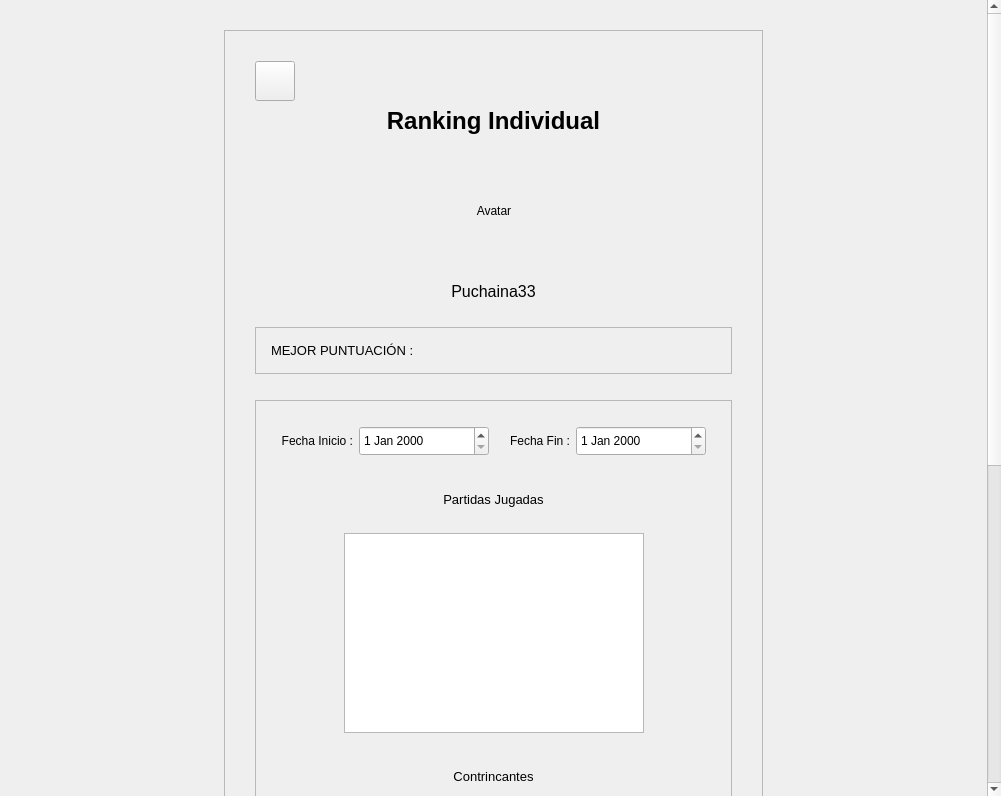
<?xml version="1.0" encoding="UTF-8"?>
<ui version="4.0">
 <class>IndividualRankingWindow</class>
 <widget class="QWidget" name="IndividualRankingWindow">
  <property name="geometry">
   <rect>
    <x>0</x>
    <y>0</y>
    <width>1001</width>
    <height>796</height>
   </rect>
  </property>
  <property name="minimumSize">
   <size>
    <width>500</width>
    <height>0</height>
   </size>
  </property>
  <property name="windowTitle">
   <string>MainWindow</string>
  </property>
  <layout class="QGridLayout" name="gridLayout_5">
   <property name="leftMargin">
    <number>0</number>
   </property>
   <property name="topMargin">
    <number>0</number>
   </property>
   <property name="rightMargin">
    <number>0</number>
   </property>
   <property name="bottomMargin">
    <number>0</number>
   </property>
   <item row="0" column="0">
    <widget class="QWidget" name="centralwidget" native="true">
     <layout class="QGridLayout" name="gridLayout_2">
      <property name="leftMargin">
       <number>0</number>
      </property>
      <property name="topMargin">
       <number>0</number>
      </property>
      <property name="rightMargin">
       <number>0</number>
      </property>
      <property name="bottomMargin">
       <number>0</number>
      </property>
      <item row="0" column="0">
       <widget class="QScrollArea" name="scrollArea">
        <property name="frameShape">
         <enum>QFrame::Shape::NoFrame</enum>
        </property>
        <property name="horizontalScrollBarPolicy">
         <enum>Qt::ScrollBarPolicy::ScrollBarAlwaysOff</enum>
        </property>
        <property name="widgetResizable">
         <bool>true</bool>
        </property>
        <property name="alignment">
         <set>Qt::AlignmentFlag::AlignCenter</set>
        </property>
        <widget class="QWidget" name="scrollAreaWidgetContents">
         <property name="geometry">
          <rect>
           <x>0</x>
           <y>0</y>
           <width>985</width>
           <height>1485</height>
          </rect>
         </property>
         <layout class="QGridLayout" name="gridLayout_3">
          <property name="leftMargin">
           <number>0</number>
          </property>
          <property name="topMargin">
           <number>0</number>
          </property>
          <property name="rightMargin">
           <number>0</number>
          </property>
          <property name="bottomMargin">
           <number>0</number>
          </property>
          <item row="0" column="0">
           <layout class="QGridLayout" name="gridLayout">
            <item row="2" column="1">
             <spacer name="verticalSpacer_3">
              <property name="orientation">
               <enum>Qt::Orientation::Vertical</enum>
              </property>
              <property name="sizeType">
               <enum>QSizePolicy::Policy::MinimumExpanding</enum>
              </property>
              <property name="sizeHint" stdset="0">
               <size>
                <width>20</width>
                <height>30</height>
               </size>
              </property>
             </spacer>
            </item>
            <item row="0" column="1">
             <spacer name="verticalSpacer_2">
              <property name="orientation">
               <enum>Qt::Orientation::Vertical</enum>
              </property>
              <property name="sizeType">
               <enum>QSizePolicy::Policy::MinimumExpanding</enum>
              </property>
              <property name="sizeHint" stdset="0">
               <size>
                <width>20</width>
                <height>30</height>
               </size>
              </property>
             </spacer>
            </item>
            <item row="1" column="0">
             <spacer name="horizontalSpacer_11">
              <property name="orientation">
               <enum>Qt::Orientation::Horizontal</enum>
              </property>
              <property name="sizeHint" stdset="0">
               <size>
                <width>40</width>
                <height>20</height>
               </size>
              </property>
             </spacer>
            </item>
            <item row="1" column="1">
             <widget class="QFrame" name="individualRankingFrame">
              <property name="sizePolicy">
               <sizepolicy hsizetype="Fixed" vsizetype="Expanding">
                <horstretch>0</horstretch>
                <verstretch>0</verstretch>
               </sizepolicy>
              </property>
              <property name="minimumSize">
               <size>
                <width>450</width>
                <height>0</height>
               </size>
              </property>
              <property name="frameShape">
               <enum>QFrame::Shape::StyledPanel</enum>
              </property>
              <property name="frameShadow">
               <enum>QFrame::Shadow::Raised</enum>
              </property>
              <layout class="QGridLayout" name="gridLayout_4">
               <property name="leftMargin">
                <number>30</number>
               </property>
               <property name="topMargin">
                <number>30</number>
               </property>
               <property name="rightMargin">
                <number>30</number>
               </property>
               <property name="bottomMargin">
                <number>30</number>
               </property>
               <item row="7" column="0">
                <spacer name="verticalSpacer_6">
                 <property name="orientation">
                  <enum>Qt::Orientation::Vertical</enum>
                 </property>
                 <property name="sizeType">
                  <enum>QSizePolicy::Policy::Fixed</enum>
                 </property>
                 <property name="sizeHint" stdset="0">
                  <size>
                   <width>20</width>
                   <height>20</height>
                  </size>
                 </property>
                </spacer>
               </item>
               <item row="0" column="0">
                <layout class="QHBoxLayout" name="horizontalLayout_01">
                 <item>
                  <widget class="QPushButton" name="a_backButton">
                   <property name="sizePolicy">
                    <sizepolicy hsizetype="Fixed" vsizetype="Fixed">
                     <horstretch>0</horstretch>
                     <verstretch>0</verstretch>
                    </sizepolicy>
                   </property>
                   <property name="minimumSize">
                    <size>
                     <width>40</width>
                     <height>40</height>
                    </size>
                   </property>
                   <property name="maximumSize">
                    <size>
                     <width>40</width>
                     <height>40</height>
                    </size>
                   </property>
                   <property name="sizeIncrement">
                    <size>
                     <width>0</width>
                     <height>0</height>
                    </size>
                   </property>
                   <property name="cursor">
                    <cursorShape>PointingHandCursor</cursorShape>
                   </property>
                   <property name="focusPolicy">
                    <enum>Qt::FocusPolicy::TabFocus</enum>
                   </property>
                   <property name="text">
                    <string/>
                   </property>
                   <property name="icon">
                    <iconset resource="../resources.qrc">
                     <normaloff>:/media/images/icons/dark-theme/back.png</normaloff>:/media/images/icons/dark-theme/back.png</iconset>
                   </property>
                   <property name="iconSize">
                    <size>
                     <width>40</width>
                     <height>40</height>
                    </size>
                   </property>
                  </widget>
                 </item>
                 <item>
                  <spacer name="horizontalSpacer_01">
                   <property name="orientation">
                    <enum>Qt::Orientation::Horizontal</enum>
                   </property>
                   <property name="sizeHint" stdset="0">
                    <size>
                     <width>40</width>
                     <height>20</height>
                    </size>
                   </property>
                  </spacer>
                 </item>
                </layout>
               </item>
               <item row="1" column="0">
                <widget class="QLabel" name="individualRankingLabel">
                 <property name="sizePolicy">
                  <sizepolicy hsizetype="Expanding" vsizetype="Preferred">
                   <horstretch>0</horstretch>
                   <verstretch>0</verstretch>
                  </sizepolicy>
                 </property>
                 <property name="font">
                  <font>
                   <pointsize>18</pointsize>
                   <bold>true</bold>
                  </font>
                 </property>
                 <property name="focusPolicy">
                  <enum>Qt::FocusPolicy::NoFocus</enum>
                 </property>
                 <property name="text">
                  <string>Ranking Individual</string>
                 </property>
                 <property name="alignment">
                  <set>Qt::AlignmentFlag::AlignCenter</set>
                 </property>
                </widget>
               </item>
               <item row="2" column="0">
                <spacer name="verticalSpacer_4">
                 <property name="orientation">
                  <enum>Qt::Orientation::Vertical</enum>
                 </property>
                 <property name="sizeType">
                  <enum>QSizePolicy::Policy::Fixed</enum>
                 </property>
                 <property name="sizeHint" stdset="0">
                  <size>
                   <width>20</width>
                   <height>20</height>
                  </size>
                 </property>
                </spacer>
               </item>
               <item row="3" column="0">
                <layout class="QGridLayout" name="gridLayout_7">
                 <item row="4" column="1">
                  <layout class="QHBoxLayout" name="horizontalLayout_4">
                   <item>
                    <spacer name="horizontalSpacer">
                     <property name="orientation">
                      <enum>Qt::Orientation::Horizontal</enum>
                     </property>
                     <property name="sizeHint" stdset="0">
                      <size>
                       <width>40</width>
                       <height>20</height>
                      </size>
                     </property>
                    </spacer>
                   </item>
                   <item>
                    <widget class="QLabel" name="avatarLabel">
                     <property name="sizePolicy">
                      <sizepolicy hsizetype="Fixed" vsizetype="Fixed">
                       <horstretch>0</horstretch>
                       <verstretch>0</verstretch>
                      </sizepolicy>
                     </property>
                     <property name="minimumSize">
                      <size>
                       <width>100</width>
                       <height>100</height>
                      </size>
                     </property>
                     <property name="maximumSize">
                      <size>
                       <width>100</width>
                       <height>100</height>
                      </size>
                     </property>
                     <property name="text">
                      <string>Avatar</string>
                     </property>
                     <property name="textFormat">
                      <enum>Qt::TextFormat::AutoText</enum>
                     </property>
                     <property name="scaledContents">
                      <bool>true</bool>
                     </property>
                     <property name="alignment">
                      <set>Qt::AlignmentFlag::AlignCenter</set>
                     </property>
                    </widget>
                   </item>
                   <item>
                    <spacer name="horizontalSpacer_3">
                     <property name="orientation">
                      <enum>Qt::Orientation::Horizontal</enum>
                     </property>
                     <property name="sizeHint" stdset="0">
                      <size>
                       <width>40</width>
                       <height>20</height>
                      </size>
                     </property>
                    </spacer>
                   </item>
                  </layout>
                 </item>
                 <item row="6" column="1">
                  <widget class="QLabel" name="usernameLabel">
                   <property name="sizePolicy">
                    <sizepolicy hsizetype="Expanding" vsizetype="Expanding">
                     <horstretch>0</horstretch>
                     <verstretch>0</verstretch>
                    </sizepolicy>
                   </property>
                   <property name="minimumSize">
                    <size>
                     <width>0</width>
                     <height>0</height>
                    </size>
                   </property>
                   <property name="maximumSize">
                    <size>
                     <width>16777215</width>
                     <height>16777215</height>
                    </size>
                   </property>
                   <property name="font">
                    <font>
                     <pointsize>12</pointsize>
                    </font>
                   </property>
                   <property name="text">
                    <string>Puchaina33</string>
                   </property>
                   <property name="alignment">
                    <set>Qt::AlignmentFlag::AlignCenter</set>
                   </property>
                  </widget>
                 </item>
                 <item row="5" column="1">
                  <spacer name="horizontalSpacer_2">
                   <property name="orientation">
                    <enum>Qt::Orientation::Vertical</enum>
                   </property>
                   <property name="sizeType">
                    <enum>QSizePolicy::Policy::Fixed</enum>
                   </property>
                   <property name="sizeHint" stdset="0">
                    <size>
                     <width>10</width>
                     <height>15</height>
                    </size>
                   </property>
                  </spacer>
                 </item>
                </layout>
               </item>
               <item row="5" column="0">
                <widget class="QFrame" name="pointsFrame">
                 <property name="sizePolicy">
                  <sizepolicy hsizetype="Expanding" vsizetype="Expanding">
                   <horstretch>0</horstretch>
                   <verstretch>0</verstretch>
                  </sizepolicy>
                 </property>
                 <property name="minimumSize">
                  <size>
                   <width>0</width>
                   <height>0</height>
                  </size>
                 </property>
                 <property name="maximumSize">
                  <size>
                   <width>16777215</width>
                   <height>16777215</height>
                  </size>
                 </property>
                 <property name="frameShape">
                  <enum>QFrame::Shape::StyledPanel</enum>
                 </property>
                 <property name="frameShadow">
                  <enum>QFrame::Shadow::Raised</enum>
                 </property>
                 <layout class="QGridLayout" name="gridLayout_9">
                  <property name="leftMargin">
                   <number>15</number>
                  </property>
                  <property name="topMargin">
                   <number>15</number>
                  </property>
                  <property name="rightMargin">
                   <number>15</number>
                  </property>
                  <property name="bottomMargin">
                   <number>15</number>
                  </property>
                  <item row="0" column="0">
                   <widget class="QLabel" name="rankingPointsLabel">
                    <property name="sizePolicy">
                     <sizepolicy hsizetype="Expanding" vsizetype="Expanding">
                      <horstretch>0</horstretch>
                      <verstretch>0</verstretch>
                     </sizepolicy>
                    </property>
                    <property name="font">
                     <font>
                      <pointsize>10</pointsize>
                     </font>
                    </property>
                    <property name="text">
                     <string>MEJOR PUNTUACIÓN :</string>
                    </property>
                   </widget>
                  </item>
                 </layout>
                </widget>
               </item>
               <item row="8" column="0">
                <widget class="QFrame" name="stadisticsFrame">
                 <property name="sizePolicy">
                  <sizepolicy hsizetype="Expanding" vsizetype="Expanding">
                   <horstretch>0</horstretch>
                   <verstretch>0</verstretch>
                  </sizepolicy>
                 </property>
                 <property name="minimumSize">
                  <size>
                   <width>0</width>
                   <height>0</height>
                  </size>
                 </property>
                 <property name="maximumSize">
                  <size>
                   <width>16777215</width>
                   <height>16777215</height>
                  </size>
                 </property>
                 <property name="frameShape">
                  <enum>QFrame::Shape::StyledPanel</enum>
                 </property>
                 <property name="frameShadow">
                  <enum>QFrame::Shadow::Raised</enum>
                 </property>
                 <layout class="QGridLayout" name="gridLayout_11">
                  <property name="leftMargin">
                   <number>15</number>
                  </property>
                  <property name="topMargin">
                   <number>15</number>
                  </property>
                  <property name="rightMargin">
                   <number>15</number>
                  </property>
                  <property name="bottomMargin">
                   <number>15</number>
                  </property>
                  <item row="2" column="0">
                   <widget class="QLabel" name="gamesLabel">
                    <property name="sizePolicy">
                     <sizepolicy hsizetype="Preferred" vsizetype="Expanding">
                      <horstretch>0</horstretch>
                      <verstretch>0</verstretch>
                     </sizepolicy>
                    </property>
                    <property name="font">
                     <font>
                      <pointsize>10</pointsize>
                     </font>
                    </property>
                    <property name="text">
                     <string>Partidas Jugadas</string>
                    </property>
                    <property name="alignment">
                     <set>Qt::AlignmentFlag::AlignCenter</set>
                    </property>
                   </widget>
                  </item>
                  <item row="7" column="0">
                   <spacer name="verticalSpacer_8">
                    <property name="orientation">
                     <enum>Qt::Orientation::Vertical</enum>
                    </property>
                    <property name="sizeType">
                     <enum>QSizePolicy::Policy::Fixed</enum>
                    </property>
                    <property name="sizeHint" stdset="0">
                     <size>
                      <width>20</width>
                      <height>10</height>
                     </size>
                    </property>
                   </spacer>
                  </item>
                  <item row="1" column="0">
                   <spacer name="verticalSpacer_9">
                    <property name="orientation">
                     <enum>Qt::Orientation::Vertical</enum>
                    </property>
                    <property name="sizeType">
                     <enum>QSizePolicy::Policy::Fixed</enum>
                    </property>
                    <property name="sizeHint" stdset="0">
                     <size>
                      <width>20</width>
                      <height>20</height>
                     </size>
                    </property>
                   </spacer>
                  </item>
                  <item row="0" column="0">
                   <widget class="QFrame" name="rankingDateFrame">
                    <layout class="QHBoxLayout" name="horizontalLayout_7">
                     <property name="leftMargin">
                      <number>10</number>
                     </property>
                     <property name="topMargin">
                      <number>10</number>
                     </property>
                     <property name="rightMargin">
                      <number>10</number>
                     </property>
                     <property name="bottomMargin">
                      <number>10</number>
                     </property>
                     <item>
                      <widget class="QLabel" name="startDateLabel">
                       <property name="sizePolicy">
                        <sizepolicy hsizetype="Expanding" vsizetype="Preferred">
                         <horstretch>0</horstretch>
                         <verstretch>0</verstretch>
                        </sizepolicy>
                       </property>
                       <property name="text">
                        <string>Fecha Inicio :</string>
                       </property>
                       <property name="alignment">
                        <set>Qt::AlignmentFlag::AlignRight|Qt::AlignmentFlag::AlignTrailing|Qt::AlignmentFlag::AlignVCenter</set>
                       </property>
                      </widget>
                     </item>
                     <item>
                      <widget class="QDateEdit" name="startDate">
                       <property name="sizePolicy">
                        <sizepolicy hsizetype="Expanding" vsizetype="Expanding">
                         <horstretch>0</horstretch>
                         <verstretch>0</verstretch>
                        </sizepolicy>
                       </property>
                       <property name="minimumSize">
                        <size>
                         <width>130</width>
                         <height>30</height>
                        </size>
                       </property>
                       <property name="buttonSymbols">
                        <enum>QAbstractSpinBox::ButtonSymbols::UpDownArrows</enum>
                       </property>
                      </widget>
                     </item>
                     <item>
                      <spacer name="horizontalSpacer_8">
                       <property name="orientation">
                        <enum>Qt::Orientation::Horizontal</enum>
                       </property>
                       <property name="sizeType">
                        <enum>QSizePolicy::Policy::Fixed</enum>
                       </property>
                       <property name="sizeHint" stdset="0">
                        <size>
                         <width>15</width>
                         <height>20</height>
                        </size>
                       </property>
                      </spacer>
                     </item>
                     <item>
                      <widget class="QLabel" name="endDateLabel">
                       <property name="sizePolicy">
                        <sizepolicy hsizetype="Expanding" vsizetype="Preferred">
                         <horstretch>0</horstretch>
                         <verstretch>0</verstretch>
                        </sizepolicy>
                       </property>
                       <property name="text">
                        <string>Fecha Fin :</string>
                       </property>
                       <property name="alignment">
                        <set>Qt::AlignmentFlag::AlignRight|Qt::AlignmentFlag::AlignTrailing|Qt::AlignmentFlag::AlignVCenter</set>
                       </property>
                      </widget>
                     </item>
                     <item>
                      <widget class="QDateEdit" name="endDate">
                       <property name="sizePolicy">
                        <sizepolicy hsizetype="Expanding" vsizetype="Expanding">
                         <horstretch>0</horstretch>
                         <verstretch>0</verstretch>
                        </sizepolicy>
                       </property>
                       <property name="minimumSize">
                        <size>
                         <width>130</width>
                         <height>30</height>
                        </size>
                       </property>
                      </widget>
                     </item>
                    </layout>
                   </widget>
                  </item>
                  <item row="4" column="0">
                   <widget class="QFrame" name="playedGames">
                    <layout class="QHBoxLayout" name="horizontalLayout">
                     <property name="leftMargin">
                      <number>10</number>
                     </property>
                     <property name="topMargin">
                      <number>10</number>
                     </property>
                     <property name="rightMargin">
                      <number>10</number>
                     </property>
                     <property name="bottomMargin">
                      <number>10</number>
                     </property>
                     <item>
                      <spacer name="horizontalSpacer_6">
                       <property name="orientation">
                        <enum>Qt::Orientation::Horizontal</enum>
                       </property>
                       <property name="sizeHint" stdset="0">
                        <size>
                         <width>40</width>
                         <height>20</height>
                        </size>
                       </property>
                      </spacer>
                     </item>
                     <item>
                      <widget class="QGraphicsView" name="gamesGraphicsView">
                       <property name="sizePolicy">
                        <sizepolicy hsizetype="Expanding" vsizetype="Expanding">
                         <horstretch>0</horstretch>
                         <verstretch>0</verstretch>
                        </sizepolicy>
                       </property>
                       <property name="minimumSize">
                        <size>
                         <width>300</width>
                         <height>200</height>
                        </size>
                       </property>
                       <property name="maximumSize">
                        <size>
                         <width>16777215</width>
                         <height>16777215</height>
                        </size>
                       </property>
                      </widget>
                     </item>
                     <item>
                      <spacer name="horizontalSpacer_7">
                       <property name="orientation">
                        <enum>Qt::Orientation::Horizontal</enum>
                       </property>
                       <property name="sizeHint" stdset="0">
                        <size>
                         <width>40</width>
                         <height>20</height>
                        </size>
                       </property>
                      </spacer>
                     </item>
                    </layout>
                   </widget>
                  </item>
                  <item row="8" column="0">
                   <widget class="QFrame" name="opponentsFrame">
                    <layout class="QGridLayout" name="gridLayout_6">
                     <property name="leftMargin">
                      <number>10</number>
                     </property>
                     <property name="topMargin">
                      <number>10</number>
                     </property>
                     <property name="rightMargin">
                      <number>10</number>
                     </property>
                     <property name="bottomMargin">
                      <number>10</number>
                     </property>
                     <item row="0" column="1">
                      <layout class="QHBoxLayout" name="horizontalLayout_3">
                       <item>
                        <spacer name="horizontalSpacer_9">
                         <property name="orientation">
                          <enum>Qt::Orientation::Horizontal</enum>
                         </property>
                         <property name="sizeHint" stdset="0">
                          <size>
                           <width>40</width>
                           <height>20</height>
                          </size>
                         </property>
                        </spacer>
                       </item>
                       <item>
                        <widget class="QGraphicsView" name="opponentsGraphicView">
                         <property name="minimumSize">
                          <size>
                           <width>300</width>
                           <height>200</height>
                          </size>
                         </property>
                         <property name="maximumSize">
                          <size>
                           <width>16777215</width>
                           <height>16777215</height>
                          </size>
                         </property>
                         <property name="sizeAdjustPolicy">
                          <enum>QAbstractScrollArea::SizeAdjustPolicy::AdjustToContents</enum>
                         </property>
                         <property name="sceneRect">
                          <rectf>
                           <x>0.000000000000000</x>
                           <y>0.000000000000000</y>
                           <width>460.000000000000000</width>
                           <height>180.000000000000000</height>
                          </rectf>
                         </property>
                        </widget>
                       </item>
                       <item>
                        <spacer name="horizontalSpacer_12">
                         <property name="orientation">
                          <enum>Qt::Orientation::Horizontal</enum>
                         </property>
                         <property name="sizeHint" stdset="0">
                          <size>
                           <width>40</width>
                           <height>20</height>
                          </size>
                         </property>
                        </spacer>
                       </item>
                      </layout>
                     </item>
                     <item row="2" column="1">
                      <widget class="QTableWidget" name="opponentsTableWidget">
                       <property name="sizePolicy">
                        <sizepolicy hsizetype="Expanding" vsizetype="Expanding">
                         <horstretch>0</horstretch>
                         <verstretch>0</verstretch>
                        </sizepolicy>
                       </property>
                       <property name="minimumSize">
                        <size>
                         <width>0</width>
                         <height>240</height>
                        </size>
                       </property>
                       <property name="maximumSize">
                        <size>
                         <width>16777215</width>
                         <height>16777215</height>
                        </size>
                       </property>
                       <property name="textElideMode">
                        <enum>Qt::TextElideMode::ElideRight</enum>
                       </property>
                       <property name="columnCount">
                        <number>3</number>
                       </property>
                       <attribute name="verticalHeaderMinimumSectionSize">
                        <number>60</number>
                       </attribute>
                       <attribute name="verticalHeaderDefaultSectionSize">
                        <number>50</number>
                       </attribute>
                       <column>
                        <property name="text">
                         <string>Contrincante</string>
                        </property>
                       </column>
                       <column>
                        <property name="text">
                         <string>Resultado</string>
                        </property>
                       </column>
                       <column>
                        <property name="text">
                         <string>Fecha y Hora</string>
                        </property>
                       </column>
                      </widget>
                     </item>
                     <item row="1" column="1">
                      <spacer name="verticalSpacer">
                       <property name="orientation">
                        <enum>Qt::Orientation::Vertical</enum>
                       </property>
                       <property name="sizeType">
                        <enum>QSizePolicy::Policy::Fixed</enum>
                       </property>
                       <property name="sizeHint" stdset="0">
                        <size>
                         <width>20</width>
                         <height>10</height>
                        </size>
                       </property>
                      </spacer>
                     </item>
                    </layout>
                   </widget>
                  </item>
                  <item row="6" column="0">
                   <widget class="QLabel" name="opponentsLabel">
                    <property name="sizePolicy">
                     <sizepolicy hsizetype="Preferred" vsizetype="Expanding">
                      <horstretch>0</horstretch>
                      <verstretch>0</verstretch>
                     </sizepolicy>
                    </property>
                    <property name="font">
                     <font>
                      <pointsize>10</pointsize>
                     </font>
                    </property>
                    <property name="text">
                     <string>Contrincantes</string>
                    </property>
                    <property name="alignment">
                     <set>Qt::AlignmentFlag::AlignCenter</set>
                    </property>
                   </widget>
                  </item>
                  <item row="5" column="0">
                   <spacer name="verticalSpacer_7">
                    <property name="orientation">
                     <enum>Qt::Orientation::Vertical</enum>
                    </property>
                    <property name="sizeType">
                     <enum>QSizePolicy::Policy::Fixed</enum>
                    </property>
                    <property name="sizeHint" stdset="0">
                     <size>
                      <width>20</width>
                      <height>20</height>
                     </size>
                    </property>
                   </spacer>
                  </item>
                  <item row="3" column="0">
                   <spacer name="verticalSpacer_10">
                    <property name="orientation">
                     <enum>Qt::Orientation::Vertical</enum>
                    </property>
                    <property name="sizeType">
                     <enum>QSizePolicy::Policy::Fixed</enum>
                    </property>
                    <property name="sizeHint" stdset="0">
                     <size>
                      <width>20</width>
                      <height>10</height>
                     </size>
                    </property>
                   </spacer>
                  </item>
                 </layout>
                </widget>
               </item>
               <item row="4" column="0">
                <spacer name="verticalSpacer_5">
                 <property name="orientation">
                  <enum>Qt::Orientation::Vertical</enum>
                 </property>
                 <property name="sizeType">
                  <enum>QSizePolicy::Policy::Fixed</enum>
                 </property>
                 <property name="sizeHint" stdset="0">
                  <size>
                   <width>20</width>
                   <height>20</height>
                  </size>
                 </property>
                </spacer>
               </item>
              </layout>
             </widget>
            </item>
            <item row="1" column="2">
             <spacer name="horizontalSpacer_10">
              <property name="orientation">
               <enum>Qt::Orientation::Horizontal</enum>
              </property>
              <property name="sizeHint" stdset="0">
               <size>
                <width>40</width>
                <height>20</height>
               </size>
              </property>
             </spacer>
            </item>
           </layout>
          </item>
         </layout>
        </widget>
       </widget>
      </item>
     </layout>
    </widget>
   </item>
  </layout>
 </widget>
 <resources>
  <include location="../resources.qrc"/>
 </resources>
 <connections/>
</ui>
